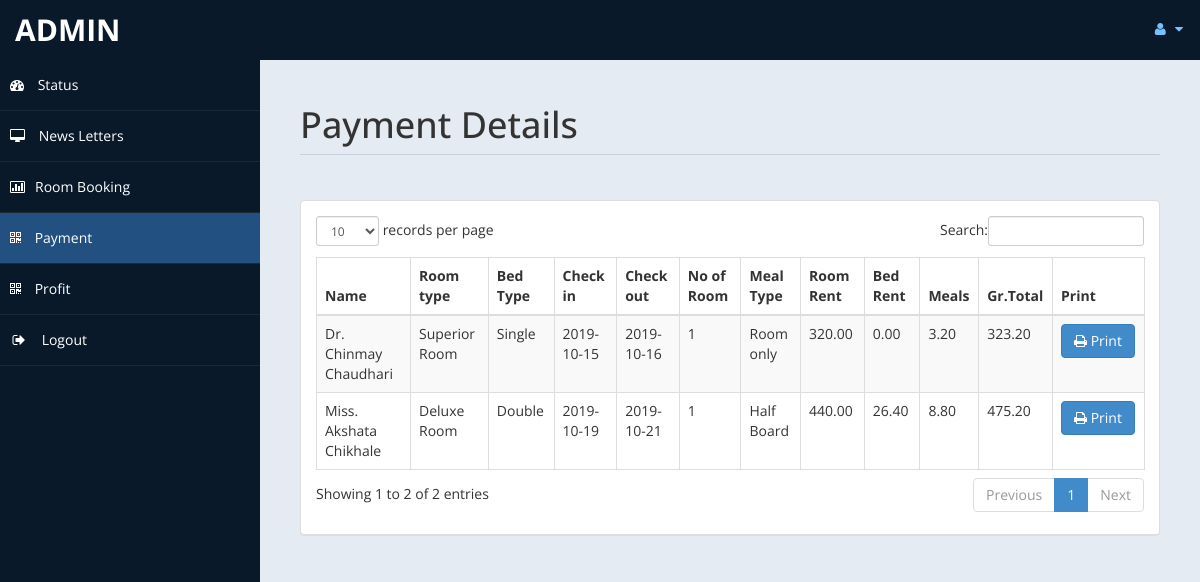
/admin/payment.php (signed in), run on an earlier commit of the app's database.
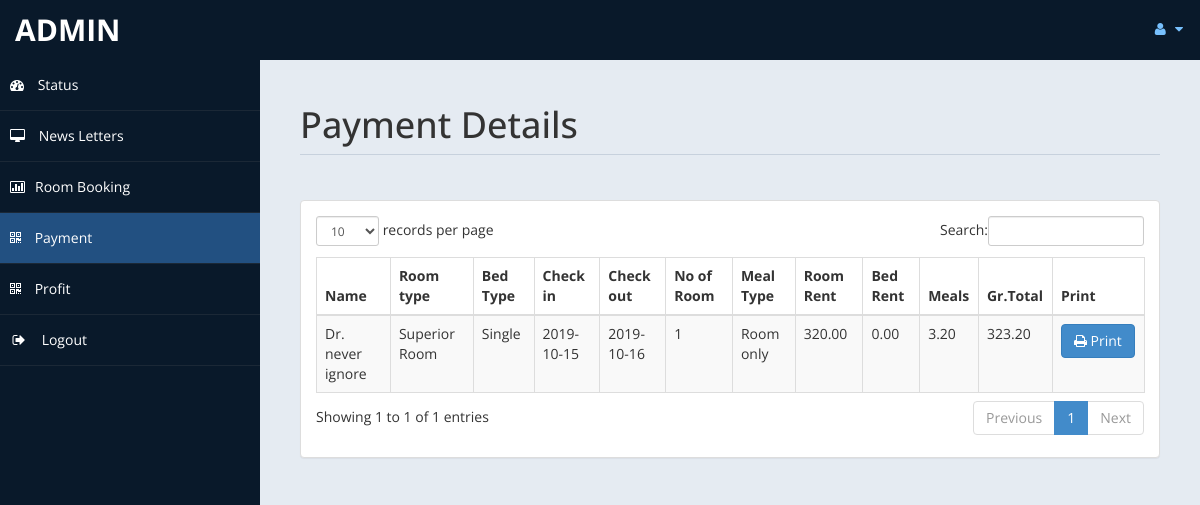
And on a later commit of the database.
### tables this page shows
CREATE TABLE `payment` (
  `id` int(11) DEFAULT NULL,
  `title` varchar(5) DEFAULT NULL,
  `fname` varchar(30) DEFAULT NULL,
  `lname` varchar(30) DEFAULT NULL,
  `troom` varchar(30) DEFAULT NULL,
  `tbed` varchar(30) DEFAULT NULL,
  `nroom` int(11) DEFAULT NULL,
  `cin` date DEFAULT NULL,
  `cout` date DEFAULT NULL,
  `ttot` double(8,2) DEFAULT NULL,
  `fintot` double(8,2) DEFAULT NULL,
  `mepr` double(8,2) DEFAULT NULL,
  `meal` varchar(30) DEFAULT NULL,
  `btot` double(8,2) DEFAULT NULL,
  `noofdays` int(11) DEFAULT NULL
);

### admin/payment.php (the view, shortened to what this page needs)
<!DOCTYPE html>
<html xmlns="http://www.w3.org/1999/xhtml">
<head>
    <link href="assets/css/bootstrap.css" rel="stylesheet" />
    <link href="assets/css/font-awesome.css" rel="stylesheet" />
    <link href="assets/css/custom-styles.css" rel="stylesheet" />
    <link href="assets/js/dataTables/dataTables.bootstrap.css" rel="stylesheet" />
</head>
<body>
    <div id="wrapper">
        <nav class="navbar navbar-default top-navbar" role="navigation">
            <div class="navbar-header">
                <a class="navbar-brand" href="home.php"><?php echo $_SESSION["user"]; ?> </a>
            </div>
            <ul class="nav navbar-top-links navbar-right">
                <li class="dropdown">
                    <a class="dropdown-toggle" data-toggle="dropdown" href="#" aria-expanded="false">
                        <i class="fa fa-user fa-fw"></i> <i class="fa fa-caret-down"></i>
                    </a>
                </li>
            </ul>
        </nav>
        <nav class="navbar-default navbar-side" role="navigation">
            <div class="sidebar-collapse">
                <ul class="nav" id="main-menu">
                    <li>
                        <a href="home.php"><i class="fa fa-dashboard"></i> Status</a>
                    </li>
                    <li>
                        <a  href="messages.php"><i class="fa fa-desktop"></i> News Letters</a>
                    </li>
					<li>
                        <a href="roombook.php"><i class="fa fa-bar-chart-o"></i>Room Booking</a>
                    </li>
                    <li>
                        <a class="active-menu" href="payment.php"><i class="fa fa-qrcode"></i> Payment</a>
                    </li>
                    <li>
                        <a  href="profit.php"><i class="fa fa-qrcode"></i> Profit</a>
                    </li>
                    <li>
                        <a href="logout.php" ><i class="fa fa-sign-out fa-fw"></i> Logout</a>
                    </li>
            </div>
        </nav>
        <div id="page-wrapper" >
            <div id="page-inner">
			 <div class="row">
                    <div class="col-md-12">
                        <h1 class="page-header">
                           Payment Details<small> </small>
                        </h1>
                    </div>
                </div>
            <div class="row">
                <div class="col-md-12">
                    <div class="panel panel-default">
                        <div class="panel-body">
                            <div class="table-responsive">
                                <table class="table table-striped table-bordered table-hover" id="dataTables-example">
                                    <thead>
                                        <tr>
                                            <th>Name</th>
											<th>Room type</th>
                                            <th>Bed Type</th>
                                            <th>Check in</th>
											<th>Check out</th>
											<th>No of Room</th>
											<th>Meal Type</th>
                                            <th>Room Rent</th>
											<th>Bed Rent</th>
											<th>Meals </th>
											<th>Gr.Total</th>
											<th>Print</th>
                                        </tr>
                                    </thead>
                                    <tbody>
									<?php
										include ('db.php');
										$sql="select * from payment";
										$re = mysqli_query($con,$sql);
										while($row = mysqli_fetch_array($re))
										{
											$id = $row['id'];
											if($id % 2 ==1 )
											{
												echo"<tr class='gradeC'>
													<td>".$row['title']." ".$row['fname']." ".$row['lname']."</td>
													<td>".$row['troom']."</td>
													<td>".$row['tbed']."</td>
													<td>".$row['cin']."</td>
													<td>".$row['cout']."</td>
													<td>".$row['nroom']."</td>
													<td>".$row['meal']."</td>
													<td>".$row['ttot']."</td>
													<td>".$row['mepr']."</td>
													<td>".$row['btot']."</td>
													<td>".$row['fintot']."</td>
													<td><a href=print.php?pid=".$id ." <button class='btn btn-primary'> <i class='fa fa-print' ></i> Print</button></td>
													</tr>";
											}
											else
											{
												echo"<tr class='gradeU'>
													<td>".$row['title']." ".$row['fname']." ".$row['lname']."</td>
													<td>".$row['troom']."</td>
													<td>".$row['tbed']."</td>
													<td>".$row['cin']."</td>
													<td>".$row['cout']."</td>
													<td>".$row['nroom']."</td>
													<td>".$row['meal']."</td>
													<td>".$row['ttot']."</td>
													<td>".$row['mepr']."</td>
													<td>".$row['btot']."</td>
													<td>".$row['fintot']."</td>
													<td><a href=print.php?pid=".$id ." <button class='btn btn-primary'> <i class='fa fa-print' ></i> Print</button></td>
													</tr>";
											}
										}
									?>
                                    </tbody>
                                </table>
                            </div>
                        </div>
                    </div>
                </div>
            </div>
                </div>
            </div>
    </div>
</body>
</html>

### admin/assets/css/custom-styles.css (style rules this page uses)
body { font-family: 'Open Sans', sans-serif; }
#wrapper { width: 100%; background:#09192A; }
#page-wrapper { padding: 15px 15px; min-height: 600px; background:#E5EBF2; }
#page-inner { width:100%; margin:10px 20px 10px 0px; background-color:transparent; padding:10px; min-height:1200px; }
h1, .h1, h2, .h2, h3, .h3 { margin-top: 7px; margin-bottom: -5px; }
.page-header { padding-bottom: 9px; margin: 10px 0 45px; border-bottom: 1px solid #C7D1DD; }
.top-navbar { margin:0px; }
.top-navbar .navbar-brand { color: #fff; width: 260px; text-align: left; height: 60px; font-size: 30px; font-weight: 700; text-transform: uppercase; line-height: 30px; }
.top-navbar .nav > li { position: relative; display: inline-block; }
.top-navbar .nav > li > a { position: relative; display: block; padding: 19px 15px; color: #77C0FD; }
.active-menu { background-color:#225081!important; }
.sidebar-collapse , .sidebar-collapse .nav { background:none; }
.sidebar-collapse .nav { padding:0; }
.sidebar-collapse .nav > li > a { color:#fff; background:transparent; text-shadow:none; }
.sidebar-collapse > .nav > li > a { padding:15px 10px; }
.sidebar-collapse > .nav > li { border-bottom: 1px solid rgba(107, 108, 109, 0.19); }
.navbar-side { border:none; background-color: transparent; }
.top-navbar { background:#09192A; border-bottom:none; }
.top-navbar .nav > li > a > i { margin-right: 2px; }
.navbar-default { border:0px solid black; }
.navbar-header { background: #09192A; }
.nav > li > a > i { margin-right:10px; }
@media (min-width:768px) { #page-wrapper { margin: 0 0 0 260px; padding: 15px 30px; min-height: 1200px; } }
@media (min-width:768px) { .navbar-side { z-index: 1; position: absolute; width: 260px; } }
@media (min-width:768px) { .navbar { border-radius: 0px; } }

What changed in the data, as far as the page shows it:
removed payment: title "Miss.", fname "Akshata", lname "Chikhale", troom "Deluxe Room", tbed "Double", cin "2019-10-19", cout "2019-10-21", nroom "1", meal "Half Board", ttot "440.00", mepr "26.40", btot "8.80", fintot "475.20"
changed payment "Dr.": fname "Chinmay" → "never"; lname "Chaudhari" → "ignore"
Also different on the page:
text written by a page script: "records per page Search: Showing 1 to 2 of 2 entries Previous 1 Next" → "records per page Search: Showing 1 to 1 of 1 entries Previous 1 Next"
